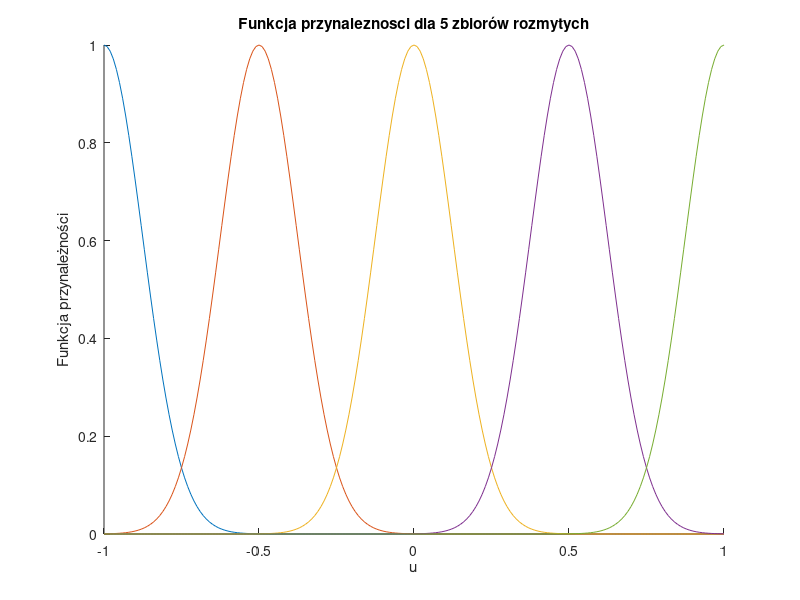

Write MATLAB code to recreate this figure.
clear all
clc

%Parametry programu
il = 5; %ilość regulatorów
draw = true;
sa = true;

%Zmienne zadaniowe
u_min = -1;
u_max = 1;
u = (u_min:0.01:u_max)';


d = (u_max-u_min)/(il-1); %szerokości funkcji przynależnośći
spread = d/4;

%Wybranie punktu pracy
ur0 = ones(1,il);
ur0(1) = u_min;
    for i = 2:il-1
        ur0(i) = ur0(i-1) + d;
    end
ur0(il) = ur0(il-1) + d;

if draw
    figure
    hold on
    %Plotter funkcji przynaleznosci
    for i = 1:il
        if i == 1
            plot(u,gaussmf(u,[spread, ur0(1)]));
        elseif i == il
            plot(u,gaussmf(u,[spread, ur0(i)]));
        else
            plot(u,gaussmf(u,[spread, ur0(i)]));        
        end
    end
    xlabel("u"); ylabel("Funkcja przynależności");
    title(sprintf("Funkcja przynaleznosci dla %i zbiorów rozmytych",il))
    if sa
        print(sprintf('funkcja_przynelznosci_%i.png',il),'-dpng','-r400')
    end
end

